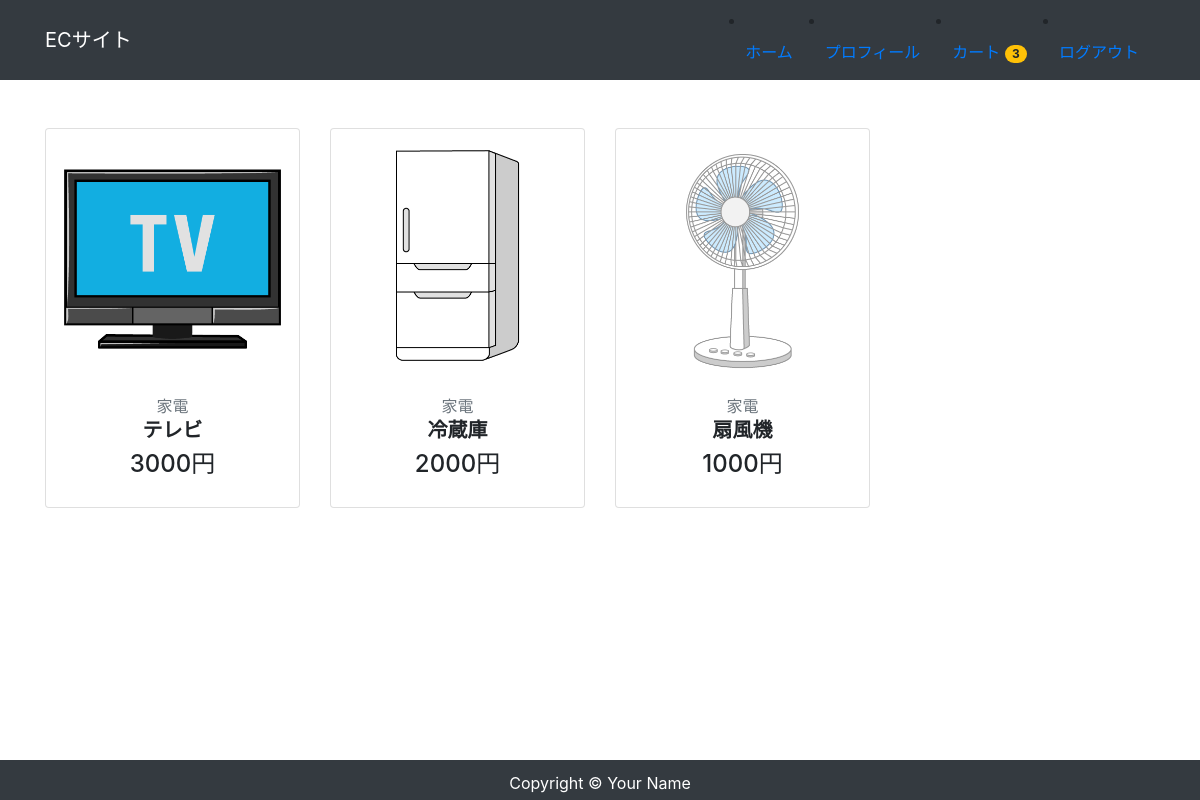
The app's page / (signed in) with its own data.
### accounts/models.py (models this page shows, shortened)
class CustomUser(AbstractBaseUser, PermissionsMixin):
    email = models.EmailField('メールアドレス', unique=True)
    first_name = models.CharField('姓', max_length=30)
    last_name = models.CharField('名', max_length=30)
    department = models.CharField('所属', max_length=30, blank=True)
    created = models.DateField('入会日', default=timezone.now)
    description = models.TextField('自己紹介', default="", blank=True)
    image = models.ImageField(upload_to='images', verbose_name='プロフィール画像', null=True, blank=True)
    is_staff = models.BooleanField(
        ('staff status'),
        default=False,
        help_text=('Designates whether the user can log into this admin site.'),
    )
    is_active = models.BooleanField(
        ('active'),
        default=True,
        help_text=(
            'Designates whether this user should be treated as active. '
            'Unselect this instead of deleting accounts.'
        ),
    )
    objects = UserManager()
    EMAIL_FIELD = 'email'
    USERNAME_FIELD = 'email'
    REQUIRED_FIELDS = []
    class Meta:
        verbose_name = ('user')
        verbose_name_plural = ('users')

### app/models.py (models this page shows, shortened)
class Order(models.Model):
    user = models.ForeignKey(settings.AUTH_USER_MODEL, on_delete=models.CASCADE)
    items = models.ManyToManyField(OrderItem)
    start_date = models.DateTimeField(auto_now_add=True)
    ordered_date = models.DateTimeField()
    ordered = models.BooleanField(default=False)   #注文済みフラグ
    payment = models.ForeignKey('Payment', on_delete=models.SET_NULL, blank=True, null=True)

class Item(models.Model):
    title = models.CharField(max_length=100)
    price = models.IntegerField()
    category = models.CharField(max_length=100)
    slug = models.SlugField()
    description = models.TextField()
    image = models.ImageField(upload_to='images')

### app/views.py (the view)
# urls.py: path('', views.IndexView.as_view(), name='index'),
class IndexView(View):
    def get(self, request, *args, **kwargs):
        item_data = Item.objects.all()
        return render(request, 'app/index.html', {
            'item_data': item_data,
        })

### app/templatetags/cart_tags.py (called while the page is built)
@register.filter
def itemCount(user):
    if user.is_authenticated:
        order = Order.objects.filter(user=user, ordered=False)
        if order.exists():
            return order[0].items.count()
    return 0

### app/templates/app/index.html (shortened to what this page needs)
{% extends 'app/base.html' %}
{% block content %}
<div class="text-center my-5">
    <div class="row">
        {% for item in item_data %}
            <div class="col-lg-3 col-md-6">
                <div class="card img-thumbnail itemlist mb-3">
                    <img src="{{ item.image.url }}" alt="" class="card-img-top card-thum">
                    <div class="card-body text-center px2 py-3">
                        <p class="mb-0 text-secondary">{{ item.category }}</p>
                        <h5 class="font-weight-bold">{{ item.title }}</h5>
                        <h4 class="font-weitht-bold">
                            {{ item.price }}円
                        </h4>
                    </div>
                </div>
            </div>
        {% endfor %}
    </div>
</div>
{% endblock %}

### app/templates/app/base.html (shortened to what this page needs)
{% load cart_tags %}
{% load static %}
<!DOCTYPE html>
<html lang="ja">
<head>
    <link rel="stylesheet" href="https://stackpath.bootstrapcdn.com/bootstrap/4.4.1/css/bootstrap.min.css">
    <link rel="stylesheet" href="https://use.fontawesome.com/releases/v5.15.4/css/all.css">
    <link rel="stylesheet" herf="{% static 'css/style.css' %}">
</head>
<body>
    <nav class="navbar navbar-expand-lg navbar-dark bg-dark">
        <div class="container">
            <a href="/" class="navbar-brand">ECサイト</a>
                <li class="nav-item">
                    <a href="/" class="nav-link">ホーム</a>
                </li>
                {% if user.is_authenticated %}
                    <li class="nav-item">
                        <a href="{% url 'accounts:profile' %}" class="nav-link">プロフィール</a>
                    </li>
                    <li class="nav-item">
                        <a href="{% url 'order' %}" class="nav-link">
                            カート
                            <span class="badge badge-pill badge-warning">
                                {{ request.user|itemCount }}
                            </span>
                        </a>
                    </li>
                    <li class="nav-item">
                        <a href="{% url 'account_logout' %}" class="nav-link">ログアウト</a>
                    </li>
                {% endif %}
        </div>
    </nav>
    <main>
        <div class="container">
            {% block content %}
            {% endblock %}
        </div>
    </main>
   <footer id='footer' class="py-2 bg-dark">
      <p class="m-0 text-center text-white">Copyright &copy; Your Name</p>
   </footer>
</body>
</html>

### app/templates/app/base.html (style rules this page uses)
footer { width: 100%; height: 40px; line-height: 30px; }

### records on screen
CustomUser: user|itemCount "3"
Item: image (picture), category "家電", title "テレビ", price "3000"
Item: image (picture), category "家電", title "冷蔵庫", price "2000"
Item: image (picture), category "家電", title "扇風機", price "1000"
